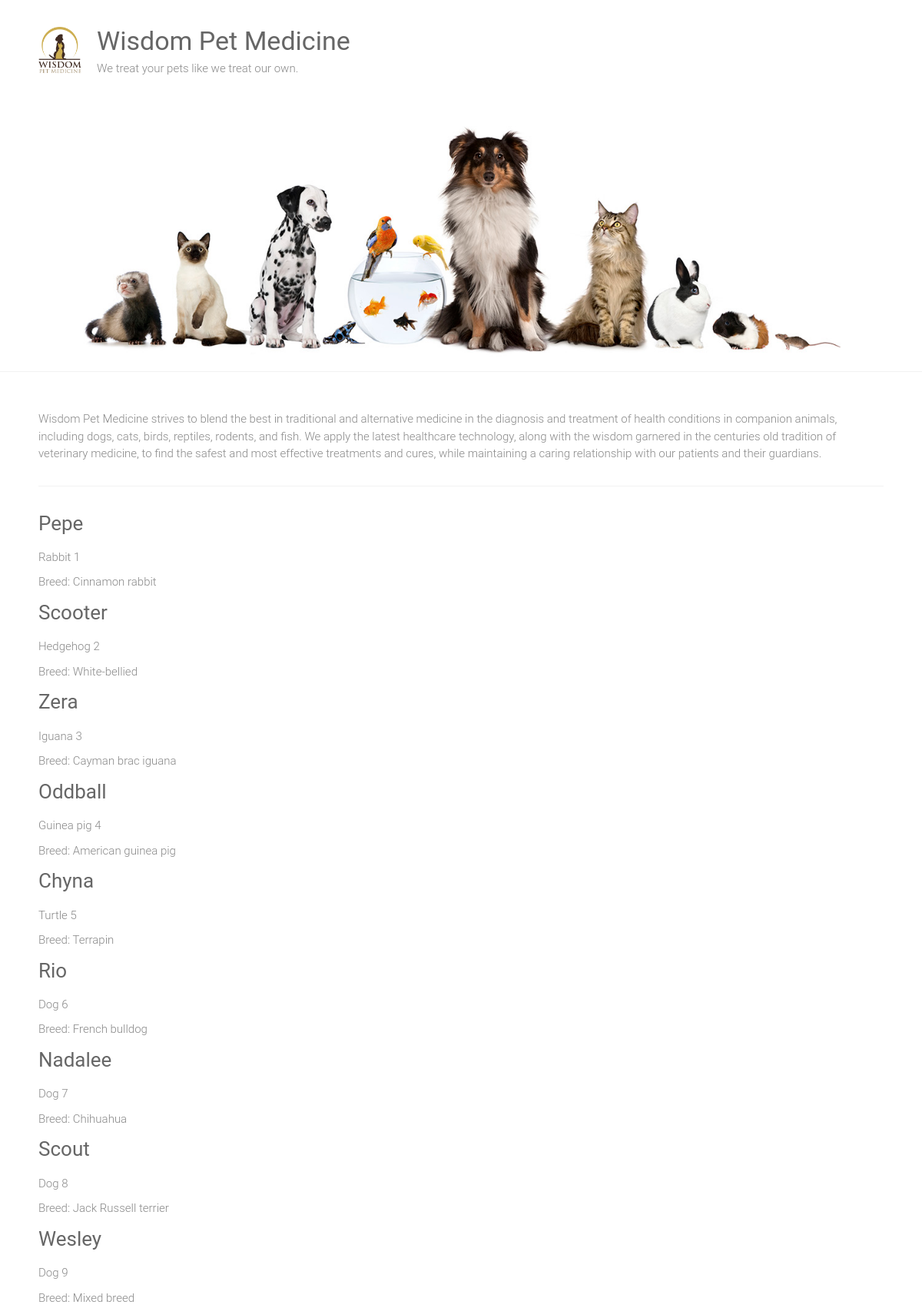
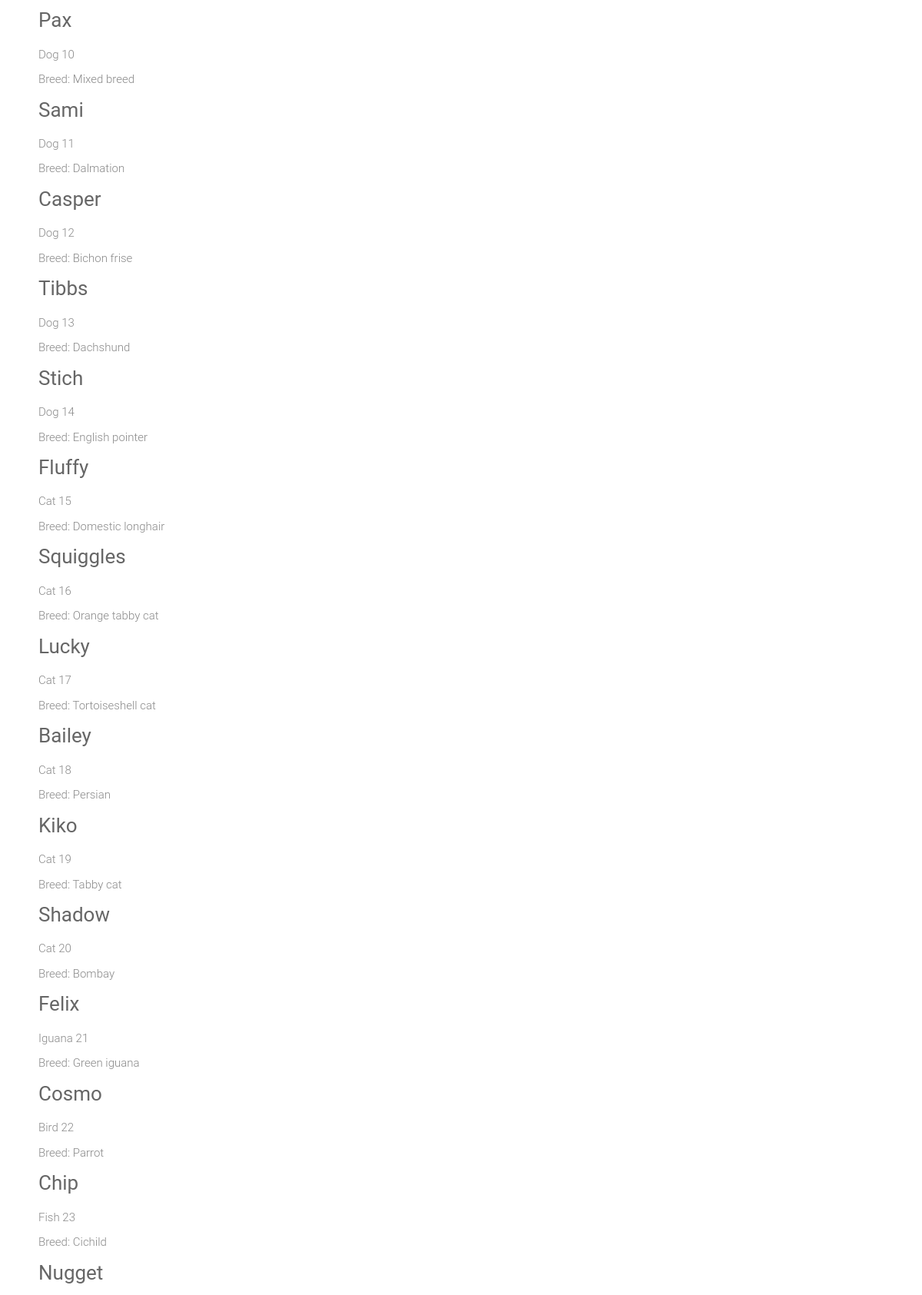
The page / (upper part) on the database its author committed (2 pictures, top to bottom).
### adoptions/models.py (models this page shows)
class Pet(models.Model):
    SEX_CHOICES = [('M', 'Male'), ('F', 'Female')]
    name = models.CharField(max_length=100)
    submitter = models.CharField(max_length=100)
    species = models.CharField(max_length=50)
    breed = models.CharField(max_length=50, blank=True)
    description = models.TextField()
    sex = models.CharField(choices=SEX_CHOICES, max_length=1, blank=True)
    submission_date = models.DateTimeField()
    age = models.IntegerField(null=True)
    vaccinations = models.ManyToManyField('Vaccine', blank=True)

### adoptions/views.py (the view)
# urls.py: 2. Add a URL to urlpatterns:  url(r'^$', views.home, name='home')
def home(request):
    pets = Pet.objects.all()
    return render(request, 'home.html', {'pets' : pets}) #obj request, template a usar, diccionario con la data que usaremos

### adoptions/templates/home.html (shortened to what this page needs)
{% extends "base.html" %}
{% block content %}
<div>
    {% for pet in pets %}
    <div class="petname">
        <a href="{% url 'pet_detail' pet.id %}">
            <h3>{{ pet.name|capfirst }}</h3>
        </a>
        <p>{{ pet.species }} {{ pet.id }}</p>
        {% if pet.breed %}
            <p>Breed: {{ pet.breed }}</p>
        {% endif %}
    </div>
    {% endfor %}
</div>
{% endblock %}

### adoptions/templates/base.html (shortened to what this page needs)
{% load static %}
<html lang="en-US">
    <head>
        <link rel="stylesheet" id="ample-style-css" href="{% static 'style.css' %}" type="text/css" media="all">
    </head>
    <body class="wide">
        <div id="page" class="hfeed site">
            <header>
                <div class="header">
                    <div class="main-head-wrap inner-wrap clearfix">
                        <div id="header-logo-image">
                            <a href="/">
                                <img src="{% static 'images/logo.png' %}" alt="Wisdom Pet Medicine">
                            </a>
                        </div>
                        <div id="header-text" class="">
                            <h1 id="site-title">
                                <a href="/" title="Wisdom Pet Medicine" rel="home">Wisdom Pet Medicine</a>
                            </h1>
                            <p>We treat your pets like we treat our own.</p>
                        </div>
                    </div>
                    <img src="{% static 'images/header.jpg' %}" alt="Wisdom Pet Medicine">
                </div>
            </header>
            <div class="main-wrapper">
                <div class="single-page clearfix">
                    <div class="inner-wrap">
                        <p>Wisdom Pet Medicine strives to blend the best in traditional and alternative medicine in the diagnosis and treatment of health conditions in companion animals, including dogs, cats, birds, reptiles, rodents, and fish. We apply the latest healthcare technology, along with the wisdom garnered in the centuries old tradition of veterinary medicine, to find the safest and most effective treatments and cures, while maintaining a caring relationship with our patients and their guardians.</p>
                        <hr>
                        <div>
                        {% block content %}
                        {% endblock %}
                        </div>
                    </div>
                </div>
            </div>
        </div>
    </body>
</html>

### static/style.css (style rules this page uses)
html, body, div, span, applet, object, iframe, h1, h2, h3, h4, h5, h6, p, blockquote, pre, a, abbr, acronym, address, big, cite, code, del, dfn, em, font, ins, kbd, q, s, samp, small, strike, strong, sub, sup, tt, var, dl, dt, dd, ol, ul, li, fieldset, form, label, legend, table, caption, tbody, tfoot, thead, tr, th, td { border: 0; font: inherit; font-size: 100%; font-style: inherit; font-weight: inherit; margin: 0; outline: 0; padding: 0; vertical-align: baseline; }
html { overflow-y: scroll; -webkit-text-size-adjust: 100%; -ms-text-size-adjust: 100%; }
article, aside, details, figcaption, figure, footer, header, main, nav, section { display: block; }
h1, h2, h3, h4, h5, h6 { color: #666666; line-height: 1.4; padding-bottom: 15px; font-weight: normal; }
h1 { font-size: 30px; }
h3 { font-size: 26px; }
body, button, input, select, textarea { color: #888888; font-size: 15px; line-height: 1.5; font-family: 'Roboto', sans-serif; font-weight: 300; }
p { color: #888888; font-size: 15px; line-height: 1.5; margin-bottom: 15px; font-weight: 300; }
body { background: #f2f2f2; }
hr { border-color: #f2f2f2; border-style: solid none none; border-width: 1px 0 0; height: 0; margin: 30px 0; }
a { color: #80abc8; text-decoration: none; -webkit-transition: 0.25s ease-in-out; -moz-transition: 0.25s ease-in-out; transition: 0.25s ease-in-out; -ms-transition: 0.25s ease-in-out; -o-transition: 0.25s ease-in-out; }
img { max-width: 100%; height: auto; vertical-align: top; margin-bottom: 18px; }
a img { border: 0; }
.clearfix:after { visibility: hidden; display: block; font-size: 0; content: " "; clear: both; height: 0; }
.clearfix { display: inline-block; }
.clearfix { display: block; }
body { padding-top: 30px; padding-bottom: 30px; }
body.wide { padding-top: 0; padding-bottom: 0; }
#page { background-color: #ffffff; margin: 0 auto; max-width: 1180px; box-shadow: 0 1px 2px 0 rgba(0, 0, 0, 0.1); }
.wide #page { max-width: 100%; }
.inner-wrap { max-width: 1100px; margin: 0 auto; }
.main-head-wrap { padding: 30px 0; }
.header { border-bottom: 1px solid #f2f2f2; }
#header-logo-image { float: left; padding: 5px 20px 5px 0; max-width: 100%; }
#header-logo-image img { margin-bottom: 0px; max-height: 60px; height: auto; width: auto; }
#header-text { float: left; padding-right: 20px; }
#site-title { padding-bottom: 0; }
#site-title a { color: #666666; font-size: 34px; }
.single-page { margin-top: 50px; }
.single-page p { margin-bottom: 10px; }

### rows shown on the page
Pet: name "Pepe", species "Rabbit", id "1", breed "Cinnamon rabbit"
Pet: name "Scooter", species "Hedgehog", id "2", breed "White-bellied"
Pet: name "Zera", species "Iguana", id "3", breed "Cayman brac iguana"
Pet: name "Oddball", species "Guinea pig", id "4", breed "American guinea pig"
Pet: name "Chyna", species "Turtle", id "5", breed "Terrapin"
Pet: name "Rio", species "Dog", id "6", breed "French bulldog"
Pet: name "Nadalee", species "Dog", id "7", breed "Chihuahua"
Pet: name "Scout", species "Dog", id "8", breed "Jack Russell terrier"
Pet: name "Wesley", species "Dog", id "9", breed "Mixed breed"
Pet: name "Pax", species "Dog", id "10", breed "Mixed breed"
Pet: name "Sami", species "Dog", id "11", breed "Dalmation"
Pet: name "Casper", species "Dog", id "12", breed "Bichon frise"
Pet: name "Tibbs", species "Dog", id "13", breed "Dachshund"
Pet: name "Stich", species "Dog", id "14", breed "English pointer"
Pet: name "Fluffy", species "Cat", id "15", breed "Domestic longhair"
Pet: name "Squiggles", species "Cat", id "16", breed "Orange tabby cat"
Pet: name "Lucky", species "Cat", id "17", breed "Tortoiseshell cat"
Pet: name "Bailey", species "Cat", id "18", breed "Persian"
Pet: name "Kiko", species "Cat", id "19", breed "Tabby cat"
Pet: name "Shadow", species "Cat", id "20", breed "Bombay"
Pet: name "Felix", species "Iguana", id "21", breed "Green iguana"
Pet: name "Cosmo", species "Bird", id "22", breed "Parrot"
Pet: name "Chip", species "Fish", id "23", breed "Cichild"
Pet: name "Nugget"
